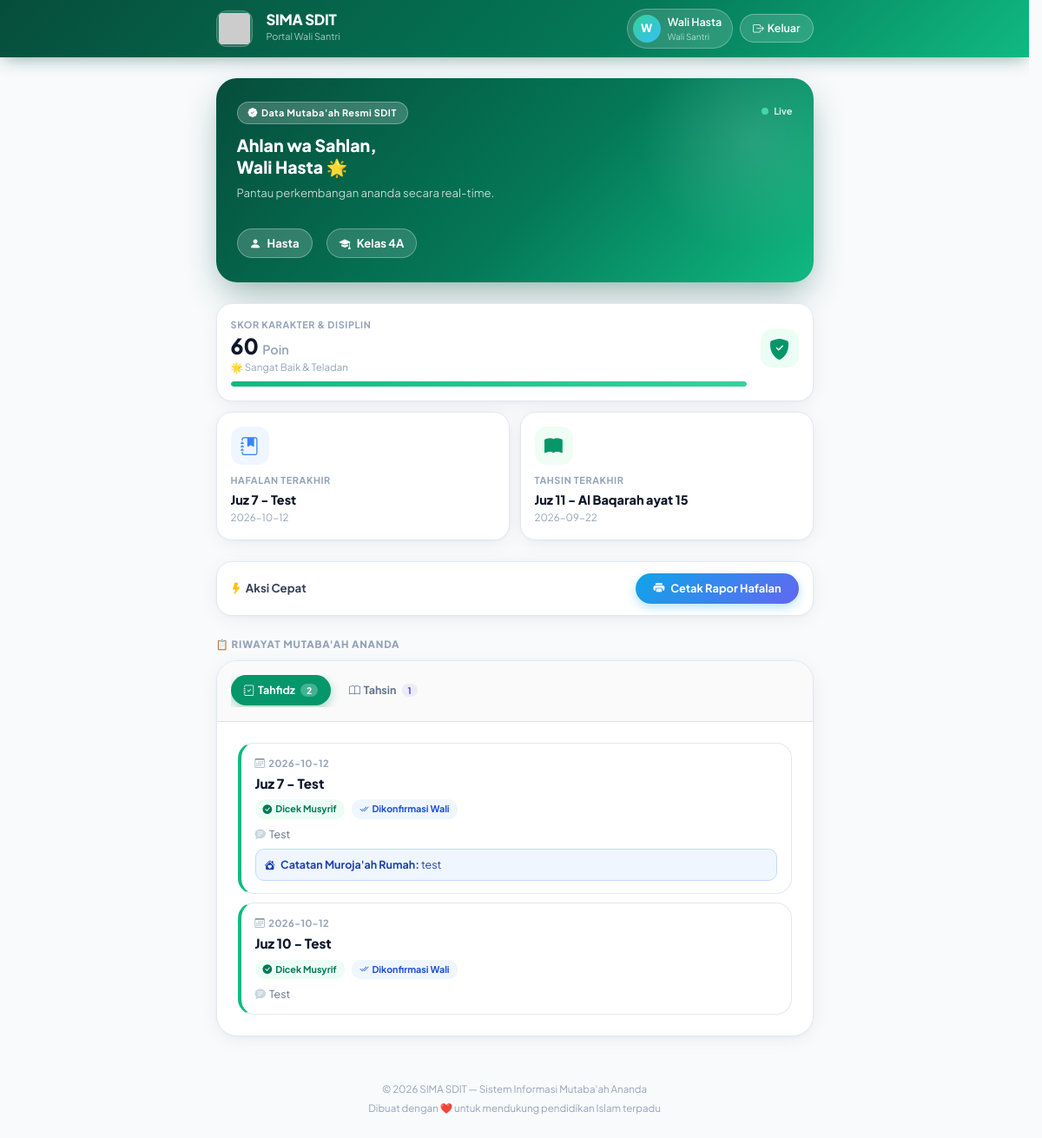
Page /dashboard_ortu (signed in) on the committed database.
### app.py (models this page shows, shortened)
class Siswa(db.Model):
    __tablename__ = 'siswa'
    id = db.Column(db.String(50), primary_key=True)
    nama = db.Column(db.String(150), nullable=False)
    kelas = db.Column(db.String(50), nullable=False)
    poin = db.Column(db.Integer, default=0)  # Poin awal nol (0)
    user_id_ortu = db.Column(db.Integer, db.ForeignKey('user.id'), nullable=True)
    catatan = db.relationship('RecordsPoin', backref='siswa', lazy=True, cascade="all, delete-orphan", order_by="RecordsPoin.id.asc()")
    tahsin = db.relationship('RecordsTahsin', backref='siswa', lazy=True, cascade="all, delete-orphan", order_by="RecordsTahsin.id.asc()")
    tahfidz = db.relationship('RecordsTahfidz', backref='siswa', lazy=True, cascade="all, delete-orphan", order_by="RecordsTahfidz.id.asc()")

class RecordsTahfidz(db.Model):
    __tablename__ = 'records_tahfidz'
    id = db.Column(db.Integer, primary_key=True)
    siswa_id = db.Column(db.String(50), db.ForeignKey('siswa.id'), nullable=False)
    tanggal = db.Column(db.String(50), nullable=False)
    hafalan_terakhir = db.Column(db.String(150), nullable=False)
    catatan = db.Column(db.Text, nullable=True)
    ceklist_guru = db.Column(db.Boolean, default=True)
    ceklist_ortu = db.Column(db.Boolean, default=False)
    catatan_ortu = db.Column(db.Text, nullable=True)
    penilai = db.Column(db.String(100), nullable=True)

class RecordsTahsin(db.Model):
    __tablename__ = 'records_tahsin'
    id = db.Column(db.Integer, primary_key=True)
    siswa_id = db.Column(db.String(50), db.ForeignKey('siswa.id'), nullable=False)
    tanggal = db.Column(db.String(50), nullable=False)
    halaman_akhir = db.Column(db.String(150), nullable=False)
    catatan = db.Column(db.Text, nullable=True)
    ceklist_guru = db.Column(db.Boolean, default=True)
    ceklist_ortu = db.Column(db.Boolean, default=False)
    catatan_ortu = db.Column(db.Text, nullable=True)
    penilai = db.Column(db.String(100), nullable=True)

### app.py (the view)
@app.route('/dashboard_ortu')
def dashboard_ortu():
    if session.get('role') != 'ortu':
        return redirect(url_for('login'))
    siswa_id = session.get('siswa_id')
    siswa = None
    if siswa_id:
        siswa = Siswa.query.get(siswa_id)
    if not siswa and session.get('user_id'):
        siswa = Siswa.query.filter_by(user_id_ortu=session.get('user_id')).first()
    if not siswa and session.get('username'):
        siswa = Siswa.query.filter(db.func.lower(Siswa.nama) == session.get('username', '').lower()).first()
    if not siswa and session.get('user'):
        siswa = Siswa.query.filter(db.func.lower(Siswa.nama) == session.get('user', '').lower()).first()
    if siswa:
        session['siswa_id'] = siswa.id
        if session.get('user_id') and not siswa.user_id_ortu:
            siswa.user_id_ortu = session.get('user_id')
            db.session.commit()
    return render_template('dashboard_ortu.html', siswa=siswa)

### templates/dashboard_ortu.html (shortened to what this page needs)
<!DOCTYPE html>
<html lang="id">
<head>
    <link href="https://cdn.jsdelivr.net/npm/bootstrap@5.3.2/dist/css/bootstrap.min.css" rel="stylesheet">
    <link rel="stylesheet" href="https://cdn.jsdelivr.net/npm/bootstrap-icons@1.11.3/font/bootstrap-icons.min.css">
</head>
<body>
<nav class="navbar-ortu">
    <div class="container px-3" style="max-width:720px;">
        <div class="d-flex align-items-center justify-content-between">
            <a href="#" class="text-decoration-none d-flex align-items-center gap-3">
                <div class="logo-wrap">
                    <img src="{{ url_for('static', filename='logo-sdit.png') }}" alt="Logo SDIT" onerror="this.src='https://placehold.co/80x80/065f46/ffffff?text=SDIT'">
                </div>
                <div>
                    <div class="brand-title">SIMA SDIT</div>
                    <div class="brand-sub">Portal Wali Santri</div>
                </div>
            </a>
            <div class="d-flex align-items-center gap-2">
                <div class="user-chip d-none d-sm-flex">
                    <div class="user-avatar" id="navAvatar">?</div>
                    <div>
                        <div class="u-name" id="navName">{{ session.get('user', 'Orang Tua') }}</div>
                        <div class="u-role">Wali Santri</div>
                    </div>
                </div>
                <a href="/logout" class="btn-logout">
                    <i class="bi bi-box-arrow-right me-1"></i>Keluar
                </a>
            </div>
        </div>
    </div>
</nav>
<div class="container px-3 py-4" style="max-width:720px;">
    {% if siswa %}
    <div class="hero-card mb-4 fade-up">
        <div class="d-flex align-items-start justify-content-between mb-3">
            <div class="flex-grow-1">
                <div class="hero-badge"><i class="bi bi-patch-check-fill me-1"></i>Data Mutaba'ah Resmi SDIT</div>
                <div class="hero-greeting">
                    Ahlan wa Sahlan,<br>{{ session.get('user', 'Orang Tua') }} 🌟
                </div>
                <div class="hero-sub">Pantau perkembangan ananda secara real-time.</div>
            </div>
            <div class="live-dot-wrap flex-shrink-0 mt-1">
                <div class="live-dot"></div>
                <span class="d-none d-sm-inline" style="font-size:.68rem;font-weight:700;color:rgba(255,255,255,.8);">Live</span>
            </div>
        </div>
        <div class="d-flex flex-wrap gap-2">
            <div class="student-chip"><i class="bi bi-person-fill"></i>{{ siswa.nama }}</div>
            <div class="student-chip" style="background:rgba(255,255,255,.14);"><i class="bi bi-mortarboard-fill"></i>Kelas {{ siswa.kelas }}</div>
        </div>
    </div>
    <div class="kpi-grid mb-4">
        <div class="kpi-card kpi-wide fade-up">
            <div class="d-flex align-items-center gap-3">
                <div class="flex-grow-1">
                    <div class="kpi-label">Skor Karakter &amp; Disiplin</div>
                    <div class="kpi-value"><span id="livePoinValue">{{ siswa.poin }}</span> <span style="font-size:.9rem;font-weight:600;color:var(--slate-400);">Poin</span></div>
                    <div class="kpi-sub" id="livePoinSub">
                        {% if siswa.poin >= 20 %}🌟 Sangat Baik &amp; Teladan
                        {% elif siswa.poin >= 10 %}✅ Baik
                        {% else %}⚠️ Perlu Bimbingan &amp; Pembinaan
                        {% endif %}
                    </div>
                    <div class="poin-bar-track">
                        <div class="poin-bar-fill" id="poinBar"
                             style="width:0%; background:{% if siswa.poin >= 10 %}linear-gradient(90deg,#10b981,#34d399){% else %}linear-gradient(90deg,#ef4444,#f87171){% endif %};">
                        </div>
                    </div>
                </div>
                <div class="kpi-icon-box flex-shrink-0"
                     style="background:{% if siswa.poin >= 10 %}#ecfdf5{% else %}#fef2f2{% endif %};
                            color:{% if siswa.poin >= 10 %}#059669{% else %}#ef4444{% endif %}; font-size:1.5rem;">
                    <i class="bi bi-shield-fill-check"></i>
                </div>
            </div>
        </div>
        <div class="kpi-card fade-up">
            <div class="kpi-icon-box" style="background:#eff6ff;color:#3b82f6;"><i class="bi bi-journal-bookmark-fill"></i></div>
            <div class="kpi-label">Hafalan Terakhir</div>
            <div class="kpi-text" id="liveTahfidzText">{{ siswa.tahfidz[-1].hafalan_terakhir if siswa.tahfidz else '—' }}</div>
            <div class="kpi-sub" id="liveTahfidzDate">{{ siswa.tahfidz[-1].tanggal if siswa.tahfidz else 'Belum ada setoran' }}</div>
        </div>
        <div class="kpi-card fade-up">
            <div class="kpi-icon-box" style="background:#f0fdf4;color:#059669;"><i class="bi bi-book-fill"></i></div>
            <div class="kpi-label">Tahsin Terakhir</div>
            <div class="kpi-text" id="liveTahsinText">{{ siswa.tahsin[-1].halaman_akhir if siswa.tahsin else '—' }}</div>
            <div class="kpi-sub" id="liveTahsinDate">{{ siswa.tahsin[-1].tanggal if siswa.tahsin else 'Belum ada catatan' }}</div>
        </div>
    </div>
    <div class="action-bar mb-4 fade-up d-flex align-items-center justify-content-between flex-wrap gap-3">
        <div class="fw-bold" style="font-size:.83rem;color:var(--slate-700);">
            <i class="bi bi-lightning-fill text-warning me-1"></i>Aksi Cepat
        </div>
        <a href="/cetak_hafalan/{{ siswa.id }}" target="_blank" class="btn-cetak">
            <i class="bi bi-printer-fill"></i>Cetak Rapor Hafalan
        </a>
    </div>
    <div class="section-label">📋 Riwayat Mutaba'ah Ananda</div>
    <div class="panel-card mb-4 fade-up">
        <div class="p-3 border-bottom" style="background:#fafafa;">
            <ul class="nav ortu-tabs" id="ortuTab" role="tablist">
                <li class="nav-item" role="presentation">
                    <button class="nav-link active" data-bs-toggle="pill" data-bs-target="#pane-tfz" type="button">
                        <i class="bi bi-journal-check me-1"></i>Tahfidz
                        <span class="ms-1" style="background:rgba(255,255,255,.25);border-radius:50rem;padding:1px 7px;font-size:.65rem;font-weight:700;">{{ siswa.tahfidz|length }}</span>
                    </button>
                </li>
                <li class="nav-item" role="presentation">
                    <button class="nav-link" data-bs-toggle="pill" data-bs-target="#pane-thn" type="button">
                        <i class="bi bi-book me-1"></i>Tahsin
                        <span class="ms-1" style="background:rgba(99,102,241,.1);color:#4f46e5;border-radius:50rem;padding:1px 7px;font-size:.65rem;font-weight:700;">{{ siswa.tahsin|length }}</span>
                    </button>
                </li>
            </ul>
        </div>
        <div class="tab-content p-3 p-md-4">
            <div class="tab-pane fade show active" id="pane-tfz" role="tabpanel">
                {% if siswa.tahfidz %}
                {% for h in siswa.tahfidz|reverse %}
                <div class="rec-card {{ 'confirmed' if h.ceklist_ortu else 'pending' }}">
                    <div class="rec-date"><i class="bi bi-calendar3 me-1"></i>{{ h.tanggal }}</div>
                    <div class="rec-title">{{ h.hafalan_terakhir }}</div>
                    <div class="d-flex flex-wrap gap-2 mb-2">
                        {% if h.ceklist_guru %}<span class="bdg-guru"><i class="bi bi-check-circle-fill"></i>Dicek Musyrif</span>{% endif %}
                        {% if h.ceklist_ortu %}<span class="bdg-ortu"><i class="bi bi-check2-all"></i>Dikonfirmasi Wali</span>
                        {% else %}<span class="bdg-wait"><i class="bi bi-clock"></i>Belum Dikonfirmasi</span>{% endif %}
                    </div>
                    {% if h.catatan %}
                    <div class="rec-note"><i class="bi bi-chat-text-fill me-1" style="color:var(--slate-300);"></i>{{ h.catatan }}</div>
                    {% endif %}
                    {% if h.catatan_ortu %}
                    <div class="note-ortu-box">
                        <i class="bi bi-house-heart-fill me-1"></i>
                        <strong>Catatan Muroja'ah Rumah:</strong> {{ h.catatan_ortu }}
                    </div>
                    {% endif %}
                </div>
                {% endfor %}
                {% else %}
                <div class="empty-state"><i class="bi bi-journal-x"></i><p>Belum ada riwayat setoran Tahfidz.</p></div>
                {% endif %}
            </div>
        </div>
    </div>
    {% endif %}
    <div class="ortu-footer">
        <div>© 2026 SIMA SDIT — Sistem Informasi Mutaba'ah Ananda</div>
        <div class="mt-1">Dibuat dengan ❤️ untuk mendukung pendidikan Islam terpadu</div>
    </div>
</div>
</body>
</html>

### rows in the picture
Siswa: nama "Hasta", kelas "4A", poin "60"
RecordsTahfidz: hafalan_terakhir "Juz 7 - Test", tanggal "2026-10-12", ceklist_guru True (drawn), ceklist_ortu True (drawn), catatan "Test", catatan_ortu "test"
RecordsTahsin: halaman_akhir "Juz 11 - Al Baqarah ayat 15", tanggal "2026-09-22"
RecordsTahfidz: tanggal "2026-10-12", hafalan_terakhir "Juz 10 - Test", ceklist_guru True (drawn), ceklist_ortu True (drawn), catatan "Test"

### other values in the picture
{{ session.get('user', 'Orang Tua') }} "Wali Hasta"
{{ siswa.tahfidz|length }} "2"
{{ siswa.tahsin|length }} "1"
